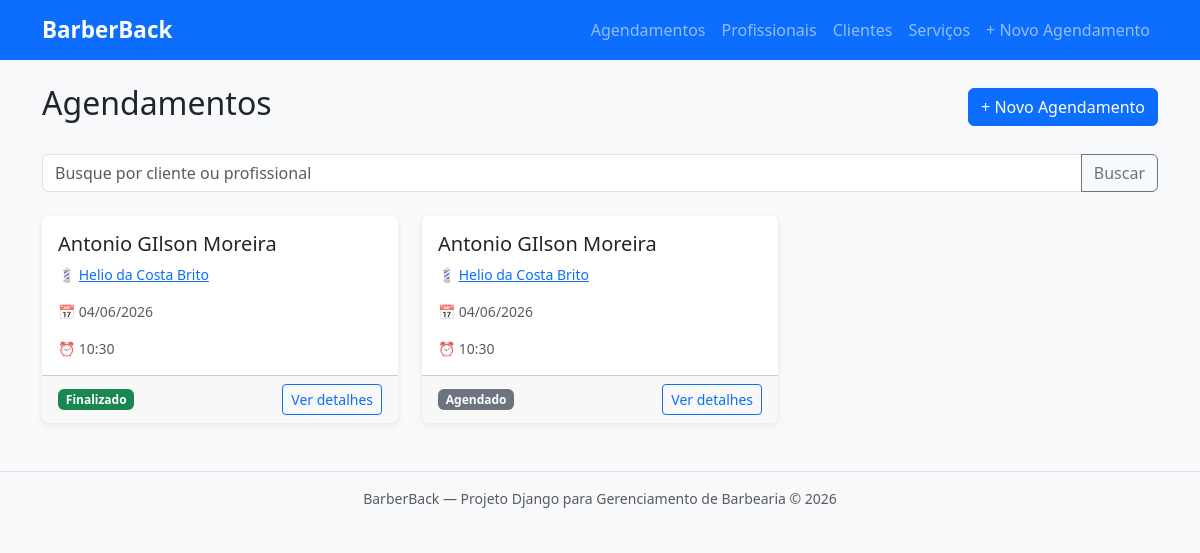
The page / on the database its author committed.
### barbearia/models.py (models this page shows, shortened)
class Agendamento(models.Model):
    cliente = models.ForeignKey(
        'Cliente',
        on_delete=models.CASCADE,
        verbose_name='Cliente',
        related_name='agendamentos'
    )
    profissional = models.ForeignKey(
        'Profissional',
        on_delete=models.CASCADE,
        verbose_name='Profissional',
        related_name='agendamentos'
    )
    servico = models.ForeignKey(
        'Servico',
        on_delete=models.SET_NULL,
        null=True,
        blank=True,
        verbose_name='Serviço',
        related_name='agendamentos'
    )
    data_agendamento = models.DateField(
        verbose_name='Data do agendamento'
    )
    hora_agendamento = models.TimeField(
        verbose_name='Hora do agendamento'
    )
    obs = models.TextField(
        blank=True,
        verbose_name='Observações adicionais'
    )
    status = models.CharField(
        max_length=20,
        choices=[
            ('AGENDADO', 'Agendado'),
            ('FINALIZADO', 'Finalizado'),
            ('CANCELADO', 'Cancelado'),
        ],
        default='AGENDADO',
        verbose_name='Status do agendamento'
    )
    class Meta:
        verbose_name = 'Agendamento'
        verbose_name_plural = 'Agendamentos'
        ordering = ['data_agendamento']    # Ordena pela data do agendamento

class Cliente(models.Model):
    nome = models.CharField(
        max_length=200,
        verbose_name='Nome completo'
    )
    cpf = models.CharField(
        max_length=11,
        unique=True,
        verbose_name='CPF'
    )
    telefone = models.CharField(
        max_length=11,
        blank=True,
        verbose_name='Telefone'
    )
    data_cadastro = models.DateTimeField(
        auto_now_add=True,
        verbose_name='Data de cadastro'
    )
    obs = models.TextField(
        blank=True,
        verbose_name='Observações adicionais'
    )
    class Meta:
        verbose_name = 'Cliente'
        verbose_name_plural = 'Clientes'
        ordering = ['data_cadastro']  # Ordena pela data de cadastro.

class Profissional(models.Model):
    nome = models.CharField(
        max_length=200,
        verbose_name='Nome completo'
    )
    cpf = models.CharField(
        max_length=14,
        unique=True,
        verbose_name='CPF'
    )
    telefone = models.CharField(
        max_length=20,
        blank=True,
        verbose_name='Telefone'
    )
    data_cadastro = models.DateTimeField(
        auto_now_add=True,
        verbose_name='Data de cadastro'
    )
    obs = models.TextField(
        blank=True,
        verbose_name='Observações adicionais'
    )
    class Meta:
        verbose_name = 'Profissional'
        verbose_name_plural = 'Profissionais'
        ordering = ['nome']

### barbearia/views.py (the view)
# urls.py: path('', views.agendamento_lista, name='agendamento_lista'),
def agendamento_lista(request):
    form = BuscaForm(request.GET)  # GET porque a busca vem pela URL (?q=...)
    agendamentos = Agendamento.objects.select_related('cliente', 'profissional')  # Otimização: carrega os relacionamentos junto
    if form.is_valid():
        q = form.cleaned_data.get('q')
        if q:
            agendamentos = agendamentos.filter(
                Q(cliente__nome__icontains=q) |
                Q(profissional__nome__icontains=q)
            )
    context = {
        'agendamentos': agendamentos,
        'form': form,
    }
    return render(request, 'barbearia/agendamento/agendamento_lista.html', context)

### barbearia/forms.py
class BuscaForm(forms.Form):
    q = forms.CharField(
        label='Buscar',
        max_length=100,
        required=False,
        widget=forms.TextInput(attrs={
            'class': 'form-control',
            'placeholder': 'Busque por cliente ou profissional',
        }),
    )

### barbearia/templates/barbearia/agendamento/agendamento_lista.html (shortened to what this page needs)
{% extends "barbearia/base.html" %}
{% block conteudo %}
<div class="d-flex justify-content-between align-items-center mb-4">
    <h1 class="h2">Agendamentos</h1>
    <a href="{% url 'agendamento_criar' %}" class="btn btn-primary">+ Novo Agendamento</a>
</div>
<form method="get" class="mb-4">
    <div class="input-group">
        {{ form.q }}
        <button class="btn btn-outline-secondary" type="submit">Buscar</button>
    </div>
</form>
{% if agendamentos %}
    <div class="row row-cols-1 row-cols-md-2 row-cols-lg-3 g-4">
        {% for agendamento in agendamentos %}
        <div class="col">
            <div class="card h-100">
                <div class="card-body">
                    <h5 class="card-title">
                        <a href="{% url 'agendamento_detalhe' agendamento.pk %}" class="text-decoration-none text-dark">
                            {{ agendamento.cliente.nome }}
                        </a>
                    </h5>
                    <p class="card-text text-muted small">
                        💈 <a href="{% url 'profissional_detalhe' agendamento.profissional.pk %}">{{ agendamento.profissional.nome }}</a>
                    </p>
                    {% if agendamento.data_agendamento %}
                        <p class="card-text small text-muted">📅 {{ agendamento.data_agendamento|date:"d/m/Y" }}</p>
                    {% endif %}
                    {% if agendamento.hora_agendamento %}
                        <p class="card-text small text-muted">⏰ {{ agendamento.hora_agendamento|time:"H:i" }}</p>
                    {% endif %}
                </div>
                <div class="card-footer d-flex justify-content-between align-items-center">
                    {% if agendamento.status == 'AGENDADO' %}
                        <span class="badge text-bg-secondary">Agendado</span>
                    {% elif agendamento.status == 'FINALIZADO' %}
                        <span class="badge text-bg-success">Finalizado</span>
                    {% else %}
                        <span class="badge text-bg-danger">Cancelado</span>
                    {% endif %}
                    <a href="{% url 'agendamento_detalhe' agendamento.pk %}" class="btn btn-sm btn-outline-primary">
                        Ver detalhes
                    </a>
                </div>
            </div>
        </div>
        {% endfor %}
    </div>
{% else %}
    <div class="text-center py-5 text-muted">
        <p class="fs-1">📭</p>
        <p>Nenhum agendamento encontrado.</p>
        <a href="{% url 'agendamento_criar' %}" class="btn btn-primary">Cadastrar primeiro agendamento</a>
    </div>
{% endif %}
{% endblock %}

### barbearia/templates/barbearia/base.html (style rules this page uses)
body { background-color: #f8f9fa; }
.card { box-shadow: 0 2px 6px rgba(0,0,0,0.08); border: none; }

### rows shown on the page
Agendamento: cliente.nome "Antonio GIlson Moreira", profissional.nome "Helio da Costa Brito", data_agendamento "04/06/2026", hora_agendamento "10:30", status "Finalizado"
Agendamento: cliente.nome "Antonio GIlson Moreira", profissional.nome "Helio da Costa Brito", data_agendamento "04/06/2026", hora_agendamento "10:30", status "Agendado"
